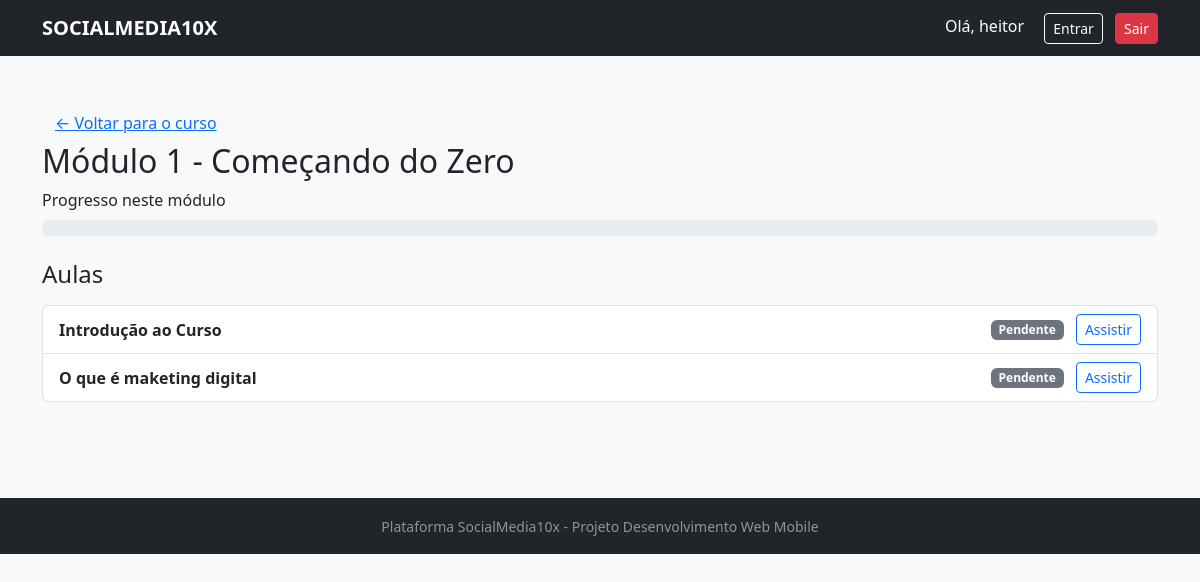
The app's page /courses/modules/2/ (signed in) with its own data.
### accounts/models.py (models this page shows, shortened)
class User(AbstractUser):
    is_instructor = models.BooleanField(default=False)

### courses/models.py (models this page shows, shortened)
class Module(models.Model):
    course = models.ForeignKey(
        Course,
        on_delete=models.CASCADE,
        related_name="modules",
        verbose_name="Curso"
    )
    title = models.CharField("Título", max_length=200)
    description = models.TextField("Descrição", blank=True)
    order = models.PositiveIntegerField(
        "Ordem",
        default=0,
        help_text="Ordem em que o módulo aparece dentro do curso."
    )
    class Meta:
        verbose_name = "Módulo"
        verbose_name_plural = "Módulos"
        ordering = ["order"]
        unique_together = ("course", "order")
    def total_lessons(self):
        return self.lessons.count()
    def progress_for_user(self, user):
        total = self.total_lessons()
        if total == 0:
            return 0
        completed = LessonProgress.objects.filter(
            user=user,
            completed=True,
            lesson__module=self
        ).count()
        return int((completed / total) * 100)

class Lesson(models.Model):
    module = models.ForeignKey(
        Module,
        on_delete=models.CASCADE,
        related_name="lessons",
        verbose_name="Módulo"
    )
    title = models.CharField("Título", max_length=200)
    video_url = models.URLField(
        "URL do vídeo",
        blank=True,
        help_text="URL do vídeo (ex: link incorporável do YouTube)."
    )
    content = models.TextField(
        "Conteúdo complementar",
        blank=True,
        help_text="Descrição, anotações ou material complementar da aula."
    )
    order = models.PositiveIntegerField(
        "Ordem",
        default=0,
        help_text="Ordem em que a aula aparece dentro do módulo."
    )
    class Meta:
        verbose_name = "Aula"
        verbose_name_plural = "Aulas"
        ordering = ["order"]
        unique_together = ("module", "order")

### courses/views.py (the view)
# urls.py: path("modules/<int:pk>/", module_detail, name="module_detail"),
@login_required
def module_detail(request, pk):
    module = get_object_or_404(Module, pk=pk)
    lessons = module.lessons.all()
    lessons_data = []
    for lesson in lessons:
        lp = LessonProgress.objects.filter(
            user=request.user,
            lesson=lesson
        ).first()
        completed = lp.completed if lp else False
        lessons_data.append({
            "lesson": lesson,
            "completed": completed,
        })
    progress = module.progress_for_user(request.user)
    context = {
        "module": module,
        "lessons_data": lessons_data,
        "progress": progress,
    }
    return render(request, "courses/module_detail.html", context)

### templates/courses/module_detail.html (shortened to what this page needs)
{% extends 'base.html' %}
{% block content %}
<section class="py-5">
  <div class="container">
    <a href="{% url 'courses:course_detail' module.course.slug %}" class="btn btn-link">
      &larr; Voltar para o curso
    </a>
    <h2 class="mb-2">{{ module.title }}</h2>
    <div class="mb-4">
      <label class="form-label">Progresso neste módulo</label>
      <div class="progress">
      </div>
    </div>
    <h4 class="mb-3">Aulas</h4>
    {% if lessons_data %}
      <ul class="list-group">
        {% for item in lessons_data %}
          <li class="list-group-item d-flex justify-content-between align-items-center">
            <div>
              <strong>{{ item.lesson.title }}</strong>
            </div>
            <div>
              {% if item.completed %}
                <span class="badge bg-success me-2">Concluída</span>
              {% else %}
                <span class="badge bg-secondary me-2">Pendente</span>
              {% endif %}
              <a href="{% url 'courses:lesson_detail' item.lesson.id %}"
                 class="btn btn-outline-primary btn-sm">
                Assistir
              </a>
            </div>
          </li>
        {% endfor %}
      </ul>
    {% else %}
      <p>Nenhuma aula cadastrada neste módulo.</p>
    {% endif %}
  </div>
</section>
{% endblock %}

### templates/base.html (shortened to what this page needs)
{% load static %}
<!DOCTYPE html>
<html lang="pt-br">
<head>
    <link rel="stylesheet" href="{% static 'bootstrap/css/bootstrap.min.css' %}">
    <link rel="stylesheet" href="{% static 'css/style.css' %}">
</head>
<body>
<nav class="navbar navbar-expand-lg navbar-dark bg-dark">
  <div class="container">
    <a class="navbar-brand" href="{% url 'landing' %}">SOCIALMEDIA10X</a>
    <div class="ms-auto">
      {% if user.is_authenticated %}
        <span class="text-white me-3">
          Olá, {{ user.first_name|default:user.username }}
        </span>
        <a href="{% url 'home' %}" class="btn btn-outline-light btn-sm me-2">Entrar</a>
        <a href="{% url 'logout' %}" class="btn btn-danger btn-sm">Sair</a>
      {% else %}
        <a href="{% url 'login' %}" class="btn btn-outline-light btn-sm me-2">Entrar</a>
        <a href="{% url 'signup' %}" class="btn btn-primary btn-sm">Começar agora</a>
      {% endif %}
    </div>
  </div>
</nav>
<main>
  {% block content %}{% endblock %}
</main>
<footer class="py-3 bg-dark text-center text-white-50 mt-5">
  <small>Plataforma SocialMedia10x - Projeto Desenvolvimento Web Mobile</small>
</footer>
</body>
</html>

### static/css/style.css (style rules this page uses)
body { background-color: #f8f9fa; }
.navbar-brand { font-weight: 600; }

### records on screen
User: first_name "heitor"
Module: title "Módulo 1 - Começando do Zero"
Lesson: lesson "Introdução ao Curso"
Lesson: lesson "O que é maketing digital"
